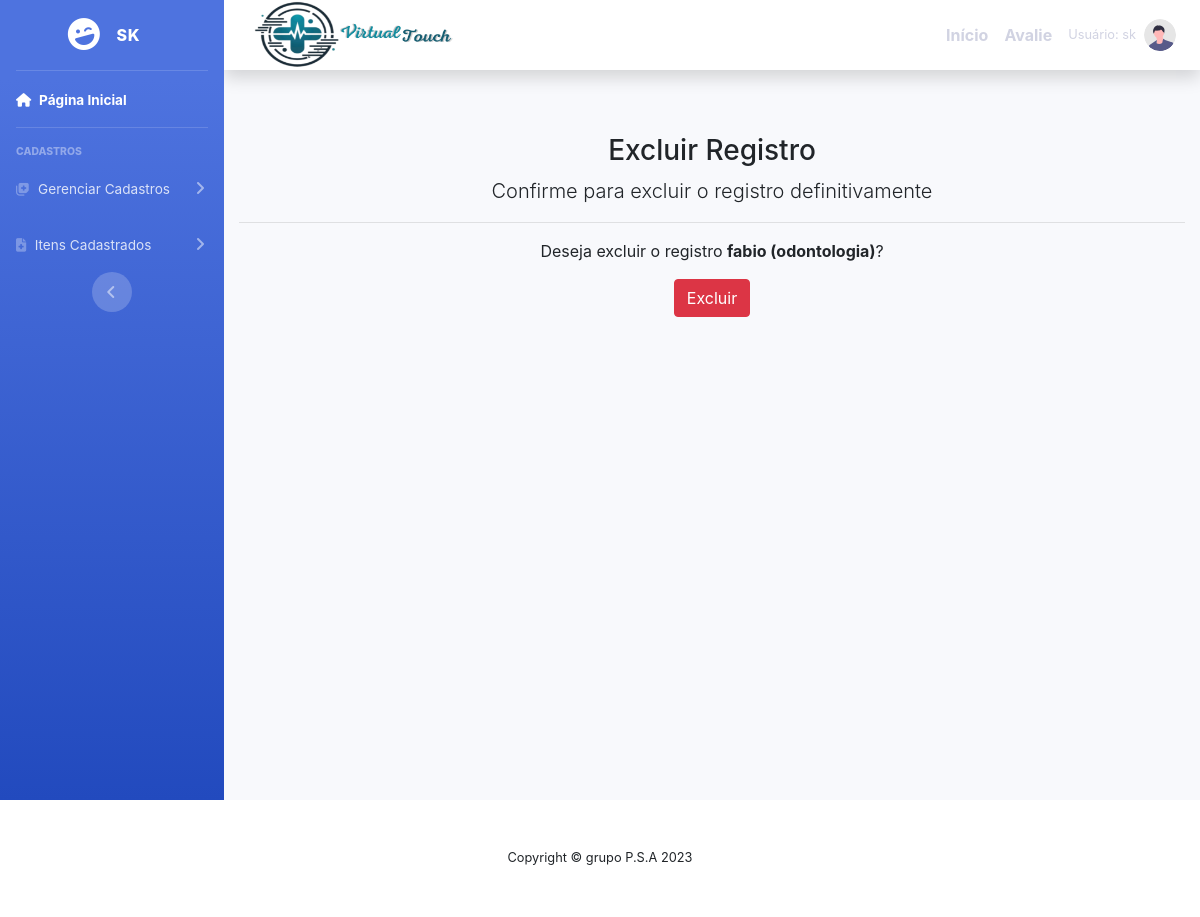
The page /excluir/medico/2 (signed in) on the database as committed earlier.
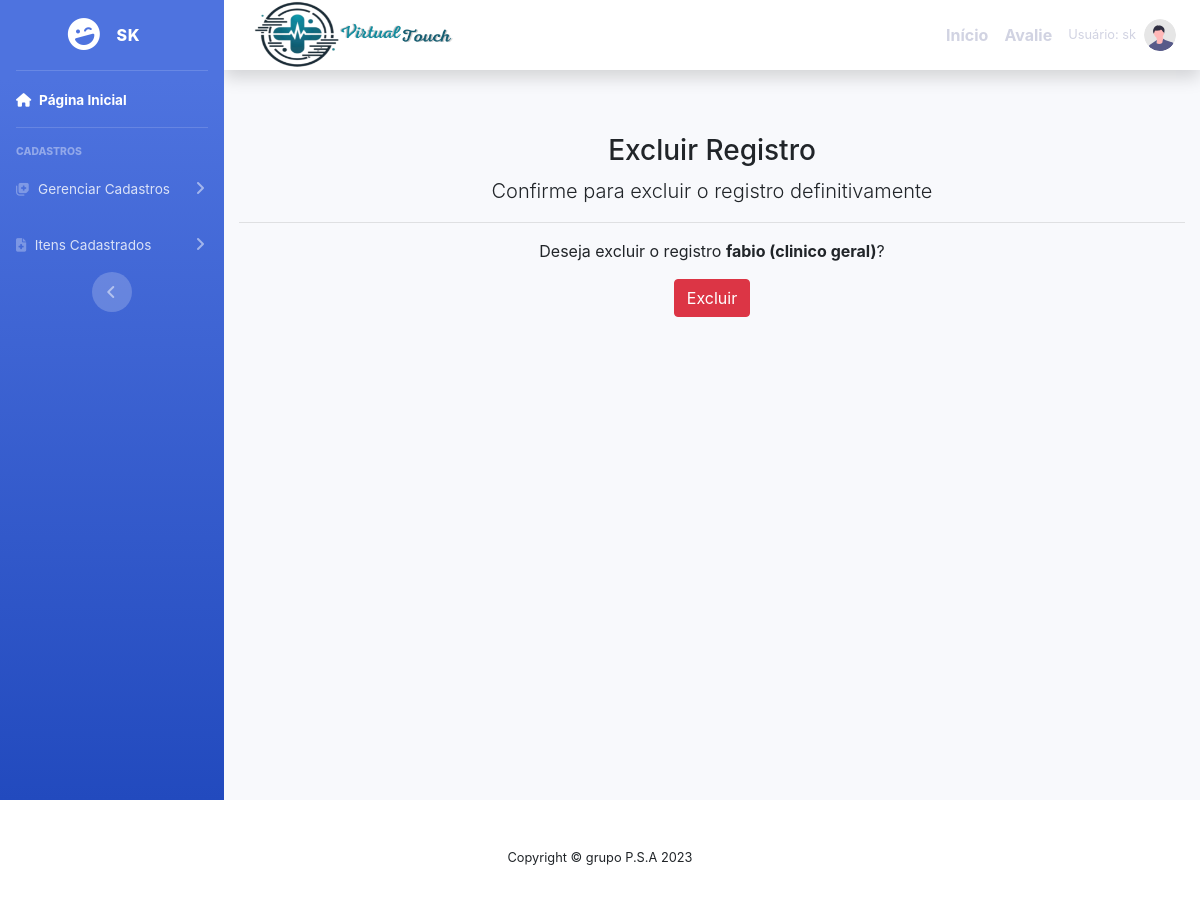
The same page on the database as committed later.
### cadastros/models.py (models this page shows)
class Medico(models.Model):
    usuario  = models.ForeignKey(User, on_delete=models.PROTECT)
    numero = models.IntegerField(verbose_name="Número de telefone")
    nome = models.CharField(max_length=50, verbose_name=" nome")
    cpf = models.CharField(max_length = 11 ,verbose_name=" cpf ")
    especificacao = models.CharField(max_length=150)
    hospital = models.ForeignKey(Hospital, on_delete=models.PROTECT)
    def __str__(self):
        return "{} ({})".format( self.nome, self. especificacao)

### cadastros/views.py (the view)
# urls.py: path('excluir/medico/<int:pk>',MedicoDelete.as_view(),
class MedicoDelete(GroupRequiredMixin, DeleteView):
    group_required = u"Admin"
    model = Medico
    template_name = 'form-excluir.html'
    success_url = reverse_lazy('listar-medico')
    def get_object(self, query=None):
        self.object = Medico.objects.get(pk=self.kwargs['pk'], usuario=self.request.user)
        return self.object

### cadastros/templates/form-excluir.html (shortened to what this page needs)
{% extends 'modelo.html' %}
{% load static %}
{% block conteudo %}
<div class="container">
    <h3>Excluir Registro</h3>
    <p class="lead"> Confirme para excluir o registro definitivamente </p>
    <hr>
    <form action="" method="post">
        <p>
            Deseja excluir o registro <b>{{ object }}</b>?
        </p>
        <button type="submit" class="btn btn-danger"> Excluir </button>
    </form>
</div>
{% endblock %}

Rows that differ between the two databases and show on the page:
changed Medico: nome+especificacao "fabio (odontologia)" → "fabio (clinico geral)"
